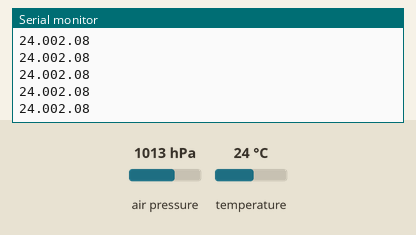
This sketch was run on a simulated Arduino Uno, built with avr-gcc and run on an emulated ATmega328P. On the bench: the last lines printed to the serial monitor. The inputs (shaded band) are chosen by the test bench; at power-on: air pressure 1013 hPa, temperature 24 °C.

Above: at 1.2 s.
1.3 s: air pressure set to 952 hPa
At 2.3 s:
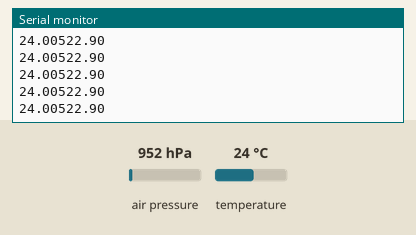
2.8 s: temperature set to 12 °C
At 3.8 s:
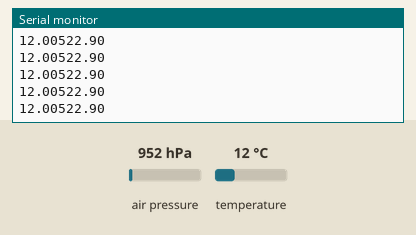
4.3 s: air pressure set to 975 hPa
At 4.8 s:
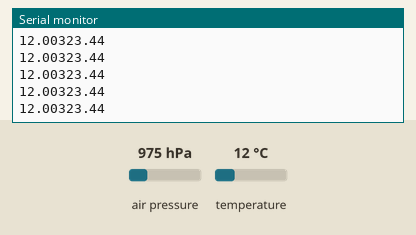
Timing chart, 0 to 7.3 s (numbered marks = the images above; inputs shaded):
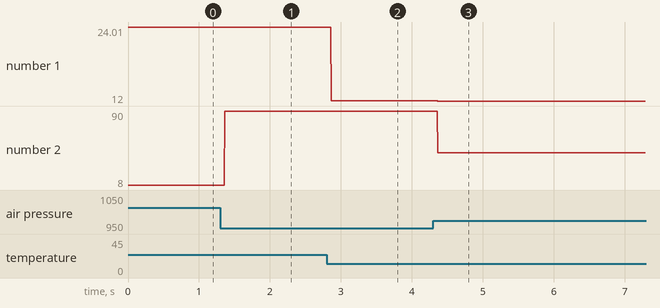

The sketch:

bmp180_oled.ino
```cpp
#include <Wire.h>
#include <Adafruit_BMP085.h>

Adafruit_BMP085 bmp;
float pressure = 0.0;
float tempC = 0.0;
float altitude = 0.0;

void BmpSensorRead(float* pressure, float* tempC, float* altitude);

void setup(void)
{
  Serial.begin(9600);
}

void loop(void)
{
  BmpSensorRead(&pressure, &tempC, &altitude);
  //delay(100);
}

void BmpSensorRead(float* pressure, float* tempC, float* altitude)
{
  *tempC = bmp.readTemperature();
  Serial.print(*tempC);
  //Serial.print(" ");

  *pressure = bmp.readPressure() / 100.0;
  *altitude = bmp.readAltitude();

  Serial.println(*altitude);

}
```

Measured:
- after the input at 1.3 s, the serial monitor: prints a new line after 0.07 s (image 1)
- after the input at 2.8 s, the serial monitor: prints a new line after 0.07 s (image 2)
- after the input at 4.3 s, the serial monitor: prints a new line after 0.07 s (image 3)
- plotted number 1: 24 → 24.01 after the input at 1.3 s, 24.01 → 12.01 after the input at 2.8 s, 12.01 → 12 after the input at 4.3 s
- plotted number 2: 8 → 90 after the input at 1.3 s, 90 → 44 after the input at 4.3 s
